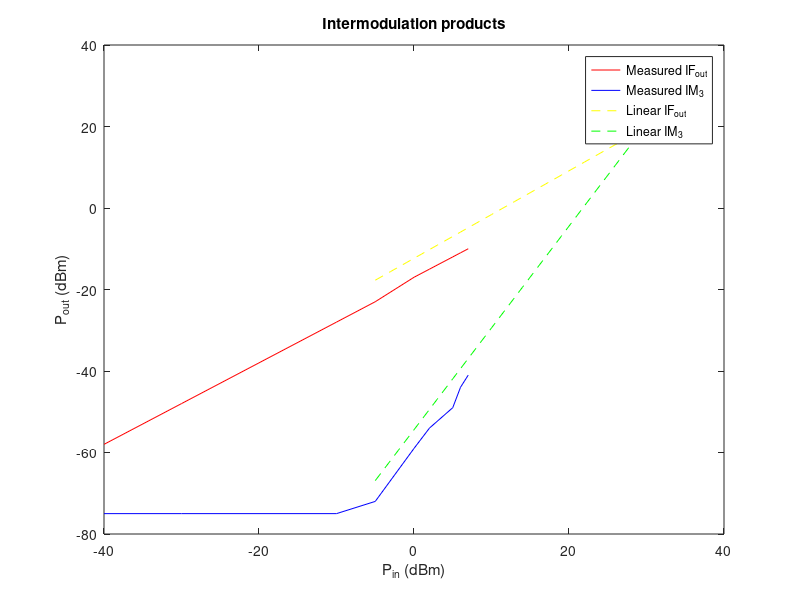

Recreate this plot in MATLAB.
clear all
clc

RF_in = [-40, -30, -20, -10, -5, 0, 2, 5, 6, 7];
noise = -75;
IF_out = [-58:10:-28 -23 -17 -15 -12 -11 -10];
intermodulation = [noise noise noise noise -72 -59 -54 -49 -44 -41];
plot(RF_in, IF_out, 'red');
title('Intermodulation products');
hold on
plot(RF_in, intermodulation, 'blue');
hold on
% Proektaseis
RF_in_new = [-5:1:35];
y1 = 1.074*RF_in_new - 12.35;
y2 = 2.498*RF_in_new - 54.41;
plot(RF_in_new, y1, 'y--');
hold on
plot(RF_in_new, y2, 'g--');
xlabel('P_{in} (dBm)');
ylabel('P_{out} (dBm)');
legend('Measured IF_{out}', 'Measured IM_3', 'Linear IF_{out}', 'Linear IM_3');